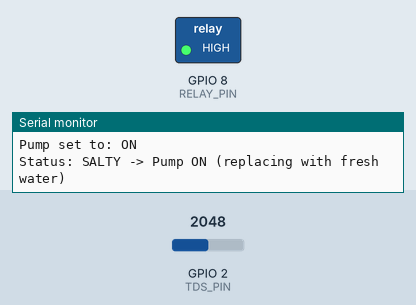
The sketch below on a simulated ESP32-C3. Parts: switched loads named in the sketch (green lamp = pin HIGH), the last lines printed to the serial monitor. The inputs (shaded band) are chosen by the test bench; at power-on: GPIO 2 (TDS_PIN) = 2048. WiFi joins after 1.5 s; servers stay silent unless stated; uploads are accepted with an empty reply.

Above: at 3.8 s.
3.9 s: GPIO 2 (TDS_PIN) set to 869
7.0 s: GPIO 2 (TDS_PIN) set to 798
At 7.8 s:
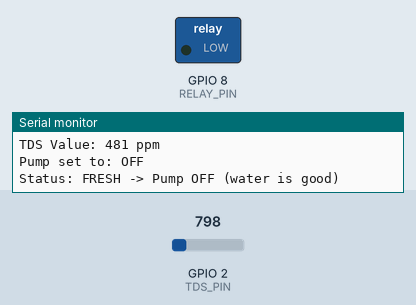
8.6 s: GPIO 2 (TDS_PIN) set to 1228
At 9.9 s:
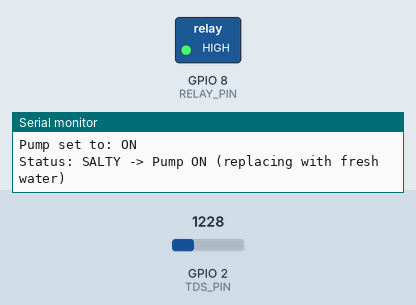
10.2 s: GPIO 2 (TDS_PIN) set to 491
At 11.7 s:
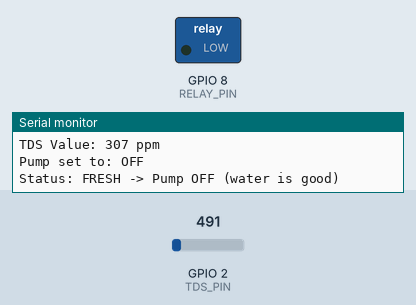
Timing chart, 0 to 12.8 s (numbered marks = the images above; inputs shaded):
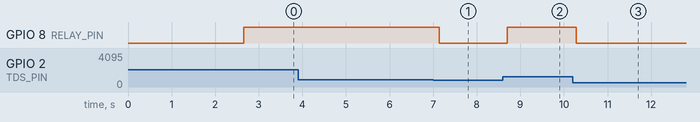

The sketch:

esp32_water_monitor.ino
```cpp
/*
 * ESP32-C3 Super Mini — Water Salinity Monitor + Pump Control
 *
 * Wiring:
 *   Relay Module  → GPIO8 (signal), 5V external (VCC), GND
 *   TDS Sensor   → GPIO2 (analog signal), 3.3V (VCC), GND
 *   DC Motor/Pump → Connected through the relay's NO (Normally Open) terminal
 *
 * What it does:
 *   - Reads TDS sensor to check water salinity
 *   - If water is SALTY (TDS > threshold), turns ON pump to replace with fresh water
 *   - If water is FRESH (TDS < threshold), turns OFF pump
 *   - Sends status to the GitHub Pages website
 *
 * IMPORTANT: GPIO8 is PERMANENTLY assigned to the Relay Module.
 * Do NOT use GPIO8 for anything else. It controls the pump relay.
 */

#include <WiFi.h>
#include <HTTPClient.h>

// ============ CONFIGURATION ============

const char* WIFI_SSID = "OPPO F21 Pro";
const char* WIFI_PASSWORD = "Tamwar@13092021";
const char* SERVER_URL = "https://portal704.github.io/water-monitor-beta/api/status";

// ============================================
//  RELAY MODULE — FIXED PIN: GPIO8
//  This pin is PERMANENTLY assigned to the relay.
//  The relay controls the water pump (DC motor).
//  Do NOT change this pin. Do NOT use GPIO8 for anything else.
// ============================================
const int RELAY_PIN = 8;

// ============================================
//  TDS SENSOR — FIXED PIN: GPIO2
//  This pin reads the TDS (water salinity) sensor.
//  Do NOT change this pin. Do NOT use GPIO2 for anything else.
// ============================================
const int TDS_PIN = 2;

// TDS threshold — above this = SALTY, below this = FRESH
const int TDS_THRESHOLD = 500;

const int SEND_INTERVAL = 5000;  // Send data every 5 seconds

// ============ GLOBAL VARIABLES ============

bool pumpState = false;
unsigned long lastSendTime = 0;
int lastTDSValue = 0;
unsigned long lastWiFiAttempt = 0;
const int WIFI_RETRY_DELAY = 10000;

// ============ SETUP ============

void setup() {
    Serial.begin(9600);
    delay(1000);

    Serial.println("\n\n=================================");
    Serial.println("ESP32-C3 Water Salinity Monitor");
    Serial.println("=================================\n");

    // Initialize relay pin — GPIO8 is ONLY for the relay
    pinMode(RELAY_PIN, OUTPUT);
    digitalWrite(RELAY_PIN, LOW);  // Pump OFF to start

    Serial.println("Pins initialized");
    Serial.print("Relay (Pump) pin: GPIO");
    Serial.println(RELAY_PIN);
    Serial.print("TDS sensor pin: GPIO");
    Serial.println(TDS_PIN);
    Serial.print("TDS Threshold: ");
    Serial.println(TDS_THRESHOLD);

    connectToWiFi();
}

// ============ MAIN LOOP ============

void loop() {
    // Only try to reconnect every 10 seconds, not constantly
    if (WiFi.status() != WL_CONNECTED && millis() - lastWiFiAttempt > WIFI_RETRY_DELAY) {
        lastWiFiAttempt = millis();
        Serial.println("WiFi disconnected, reconnecting...");
        connectToWiFi();
    }

    // Only read sensors and control relay if WiFi is connected
    if (WiFi.status() == WL_CONNECTED) {
        lastTDSValue = readTDS();
        Serial.print("TDS Value: ");
        Serial.print(lastTDSValue);
        Serial.println(" ppm");

        if (lastTDSValue > TDS_THRESHOLD) {
            setPump(true);
            Serial.println("Status: SALTY -> Pump ON (replacing with fresh water)");
        } else {
            setPump(false);
            Serial.println("Status: FRESH -> Pump OFF (water is good)");
        }

        if (millis() - lastSendTime > SEND_INTERVAL) {
            sendStatusToServer();
            lastSendTime = millis();
        }
    }

    delay(500);
}

// ============ FUNCTIONS ============

void connectToWiFi() {
    if (WiFi.status() == WL_CONNECTED) return;

    Serial.print("Connecting to WiFi");
    WiFi.mode(WIFI_STA);
    WiFi.begin(WIFI_SSID, WIFI_PASSWORD);

    int attempts = 0;
    while (WiFi.status() != WL_CONNECTED && attempts < 20) {
        delay(500);
        Serial.print(".");
        attempts++;
    }

    if (WiFi.status() == WL_CONNECTED) {
        Serial.println("\nWiFi Connected!");
        Serial.print("IP Address: ");
        Serial.println(WiFi.localIP());
    } else {
        Serial.println("\nWiFi Connection Failed! Will retry in 10 seconds...");
    }
}

int readTDS() {
    int rawValue = analogRead(TDS_PIN);
    float voltage = rawValue * (3.3 / 4095.0);
    float tdsValue = (133.42 * voltage * voltage * voltage) - (255.86 * voltage * voltage) + (857.39 * voltage);
    if (tdsValue < 0) tdsValue = 0;
    return (int)tdsValue;
}

void setPump(bool state) {
    pumpState = state;
    digitalWrite(RELAY_PIN, state ? HIGH : LOW);
    Serial.print("Pump set to: ");
    Serial.println(state ? "ON" : "OFF");
}

void sendStatusToServer() {
    if (WiFi.status() != WL_CONNECTED) return;

    HTTPClient http;
    http.begin(SERVER_URL);
    http.addHeader("Content-Type", "application/json");

    String payload = "{";
    payload += "\"relay\":" + String(pumpState ? "true" : "false") + ",";
    payload += "\"tds\":" + String(lastTDSValue) + ",";
    payload += "\"timestamp\":" + String(millis() / 1000);
    payload += "}";

    int httpCode = http.POST(payload);

    if (httpCode > 0) {
        Serial.print("Status sent. Response: ");
        Serial.println(httpCode);
    } else {
        Serial.print("Failed to send. Error: ");
        Serial.println(http.errorToString(httpCode));
    }

    http.end();
}
```

Measured:
- the behaviour switches between 834 and 833 on GPIO 2 (TDS_PIN) (found by bisection; images 0 and 1)
- after the input at 7.0 s, GPIO 8 (RELAY_PIN): HIGH → LOW after 0.14 s
- after the input at 8.6 s, GPIO 8 (RELAY_PIN): LOW → HIGH after 0.10 s
- after the input at 10.2 s, GPIO 8 (RELAY_PIN): HIGH → LOW after 0.08 s
